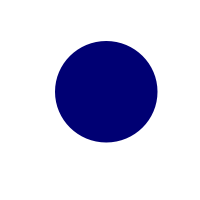
#> input picture 实验1-熟悉cv2的常用函数/蓝色圆形.png, 200 x 200 px, found by its file name
$ python '图像颜色修改.py'
#> lines starting #> are read from the running program, lines starting #| are printed output that depends on the picture
#> further down, img is the input picture: shape (200, 200, 3); mean B, G, R 226.4, 203, 203
"""

当原图的像素点为蓝色(0,115,0)时，将显示屏幕上该位置的像素点像素值置为绿色(0,0,115); 否则不变，将原图像素值赋给新图。

"""
import numpy as np
import cv2


def 颜色替换(img, src_clr, dst_clr):
    img_arr = np.asarray(img, dtype=np.double)
    src_clr.reverse()  # rgb 2 bgr
    dst_clr.reverse()

    dst_arr = img_arr.copy()
    for i in range(img_arr.shape[1]):
        for j in range(img_arr.shape[0]):
            if (img_arr[j][i] == src_clr)[0] == True:
                dst_arr[j][i] = dst_clr
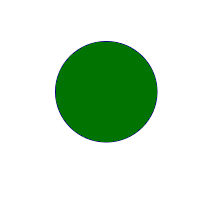
#> dst_arr: shape (200, 200, 3) float64; mean B, G, R 203.5, 225.9, 203

    return np.asarray(dst_arr, dtype=np.uint8)


img_path = "实验一/蓝色圆形.png"
# RGB 的顺序
org = [0, 0, 115]
rep = [0, 115, 0]


img = cv2.imread(img_path)

img2 = 颜色替换(img, org, rep)

cv2.imshow("img", np.hstack([img, img2]))
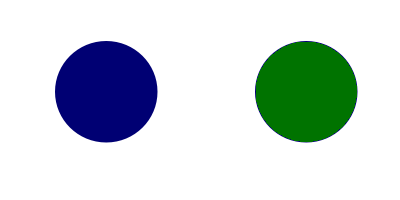
#> window 'img': shape (200, 400, 3); mean B, G, R 215, 214.4, 203

#  等待图片的关闭
cv2.waitKey()

$ run again, with 实验1-熟悉cv2的常用函数/红气球图片.png copied over 实验1-熟悉cv2的常用函数/蓝色圆形.png
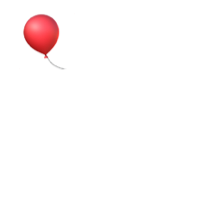
#> input picture 实验1-熟悉cv2的常用函数/红气球图片.png, 200 x 200 px, found by its file name
#> img is the input picture: shape (200, 200, 3); mean B, G, R 250.1, 250, 254.2
#> `cv2.imshow("img", np.hstack([img, img2]))`:
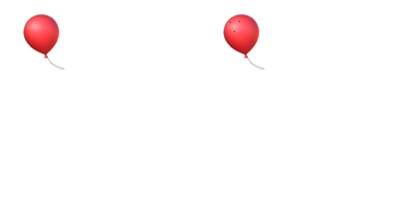
#> window 'img': shape (200, 400, 3); mean B, G, R 250.1, 250, 254.2
